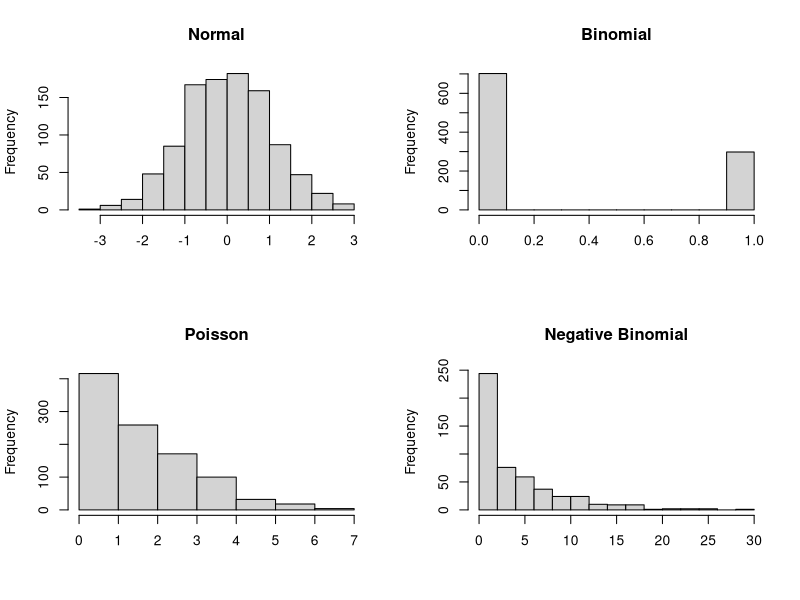
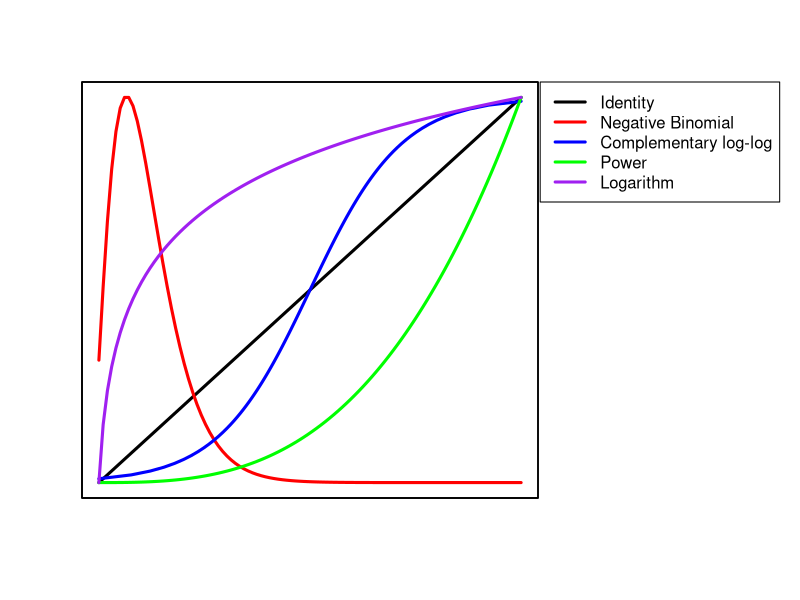
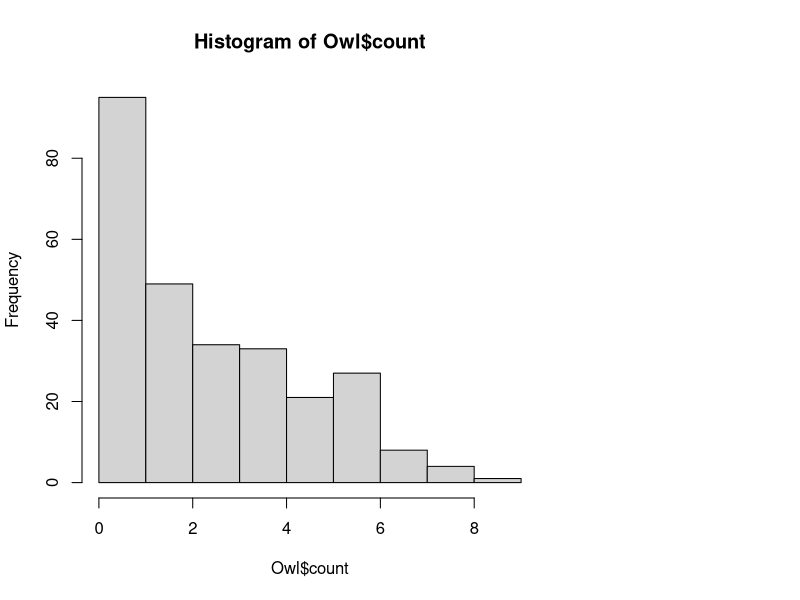
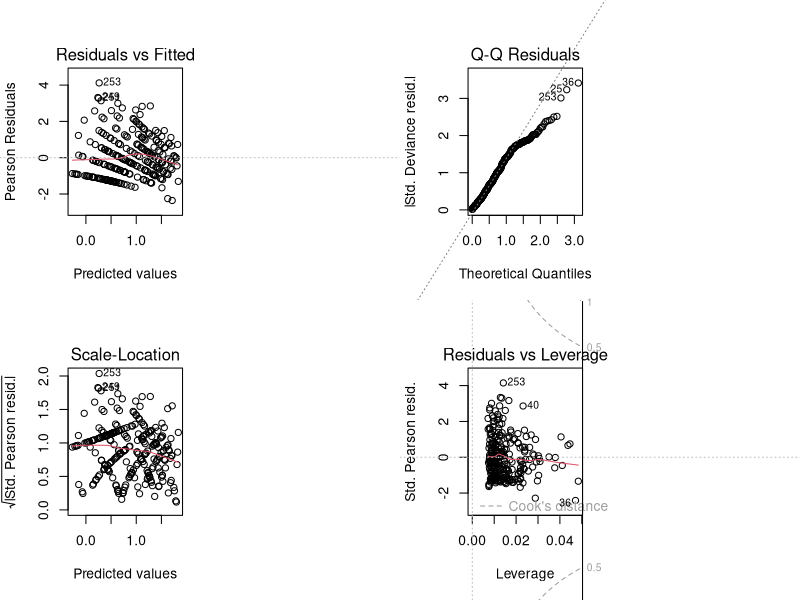
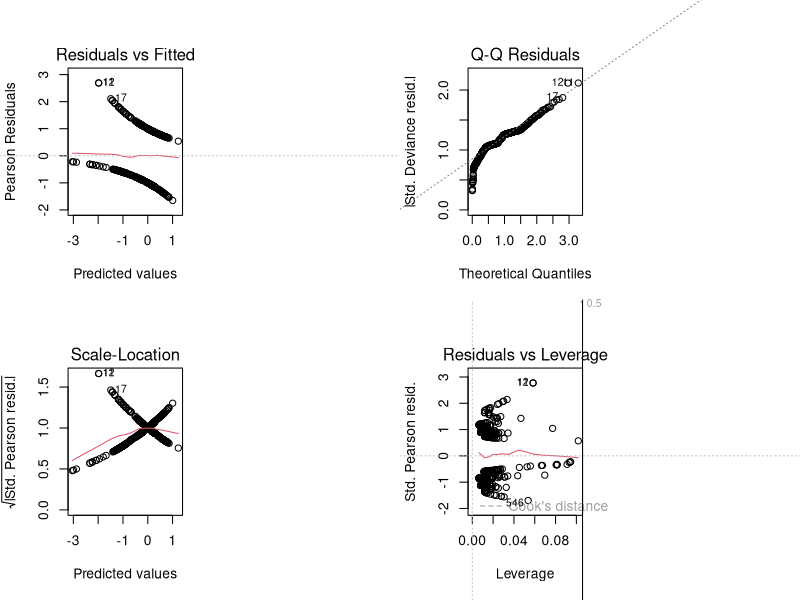

Reproduce these figures in R, in order.
## ---- chunk 1

par(mfrow = c(2,2))
normal <- rnorm(1000)
hist(normal, main = 'Normal', xlab = NULL)

binom <- rbinom(1000, 1, 0.3)
hist(binom, main = 'Binomial', xlab = NULL)

pois <- rpois(1000, 2)
hist(pois, breaks = 9, main = 'Poisson', xlab = NULL)

negbim <- rnbinom(500, mu = 4, size = 1)
hist(negbim, breaks = 20, main = 'Negative Binomial', xlab = NULL)

## ---- chunk 2
par(mfrow = c(1,1))
x <- 1:100
p <- seq(0, 1, 0.01)
Power <- x^3
Logarithm <- log(x)
loglog <- log(p/(1-p))
negbimdis <- dnbinom(x, 3, 0.2)

par(mar=c(5.1, 4.1, 4.1, 13.1), xpd=TRUE)
plot(x, x, type = 'l', lwd = 3, ylab = '', xlab = '', xaxt='n', yaxt='n', bty='L')
par(new=TRUE)
plot(x, negbimdis, type = 'l', lwd = 3, col = 'red', ylab = '', xlab = '', xaxt='n', yaxt='n')
par(new=TRUE)
plot(loglog, p, type = 'l', lwd = 3, col = 'blue', ylab = '', xlab = '', xaxt='n', yaxt='n')
par(new=TRUE)
plot(x, Power, type = 'l', lwd = 3, col = 'green', ylab = '', xlab = '', xaxt='n', yaxt='n')
par(new=TRUE)
plot(x, Logarithm, type = 'l', lwd = 3, col = 'purple', ylab = '', xlab = '', xaxt='n', yaxt='n')
legend(x = 'topright', inset=c(-0.53,0), legend = c('Identity', 'Negative Binomial', 'Complementary log-log', 'Power', 'Logarithm'), col = c('black', 'red', 'blue', 'green', 'purple'), lwd = 3)

## ---- chunk 3
Owl <- read.csv('Owl.csv')
head(Owl)
## ---- chunk 4
hist(Owl$count)
## ---- chunk 5
OwlModel <- glm(count ~ year + date + ampm, family = poisson (link = "log"), data = Owl)
## ---- chunk 6
par(mfrow = c(2,2))
plot(OwlModel)
## ---- chunk 7
OwlModel$deviance / OwlModel$df.residual
## ---- chunk 8
(OwlModel$null.deviance - OwlModel$deviance) / OwlModel$null.deviance
## ---- chunk 9

summary(OwlModel)

## ---- chunk 10

Boar <- read.csv('Boar.csv')

head(Boar)
## ---- chunk 11
summary(Boar)
## ---- chunk 12
LogitBoarModel <- glm(Tb ~ sex * age * length, family = binomial (link = logit), data = Boar)
## ---- chunk 13
AIC(LogitBoarModel)
(LogitBoarModel$null.deviance - LogitBoarModel$deviance) / LogitBoarModel$null.deviance
## ---- chunk 14
par(mfrow = c(2,2))
plot(LogitBoarModel)
